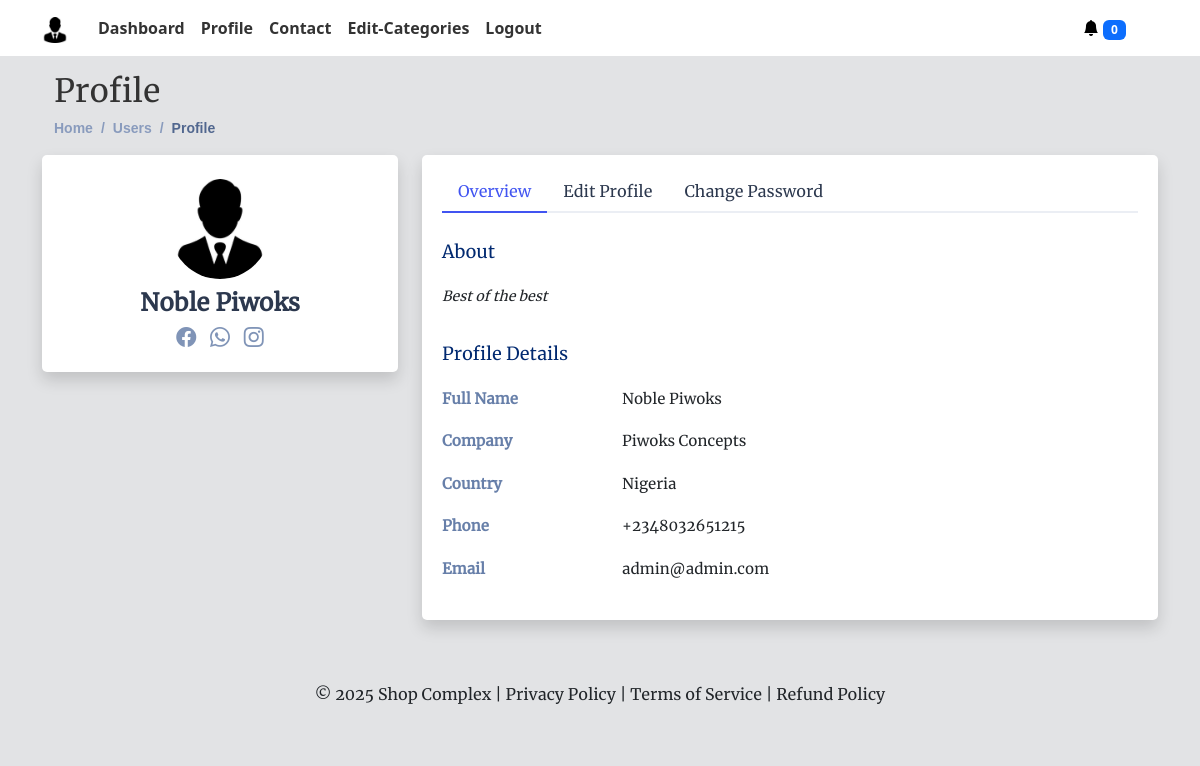
The app's page /profile (signed in) with its own data.
### myapp/models.py (models this page shows, shortened)
class User(AbstractUser):
    profilepic = models.ImageField(upload_to= 'profilepic', null=True, blank=True, default="avatar.png")
    moredesc = models.TextField(null=True, blank=True)
    businessname = models.CharField(
        max_length=100, unique=True, null=True, blank=True)
    slug = models.SlugField(unique=True, null=True, blank=True)
    country = models.CharField(max_length=100, null=True, blank=True)
    state = models.CharField(max_length=100, null=True, blank=True)
    address = models.CharField(max_length=100, null=True, blank=True)
    phone = models.CharField(max_length=100, null=True, blank=True)
    email = models.EmailField(unique=True)
    meansofid = models.CharField(max_length=100, null=True, blank=True)
    idnumber = models.CharField(max_length=100, null=True, blank=True)
    idpic = models.ImageField(upload_to= 'id', null=True, blank=True)
    qrcode = models.ImageField(null=True, blank=True)
    logo = models.ImageField(null=True, blank=True, default="icon.png")
    currency = models.CharField(max_length=10, null=True, blank=True)
    coins = models.IntegerField(blank=True, null=True, default=0)
    whatsapp = models.CharField(max_length=200, null=True, blank=True)
    facebook = models.CharField(max_length=200, null=True, blank=True)
    instagram = models.CharField(max_length=200, null=True, blank=True)
    username = models.CharField(max_length=100, null=True, blank=True)
    password = models.CharField(max_length=128, null=True, blank=True)
    gender = models.CharField(max_length=100, null=True, blank=True)
    updated = models.DateTimeField(auto_now=True, null=True)
    created = models.DateTimeField(auto_now_add=True, null=True)
    subscribed = models.BooleanField(default=False, null=True, blank=True)
    passwordresetcode = models.CharField(max_length=200, null=True, blank=True)
    passwordresetphone = models.CharField(
        max_length=200, null=True, blank=True)
    securityquestion = models.CharField(max_length=200, null=True, blank=True)
    securityanswer = models.CharField(max_length=100, null=True, blank=True)
    date = models.DateTimeField(default=datetime.now())
    trial_start = models.DateTimeField(null=True, blank=True)
    trial_end = models.DateTimeField(null=True, blank=True)
    record = models.FileField(upload_to="records/", blank=True, null=True)
    USERNAME_FIELD = 'email'
    REQUIRED_FIELDS = ['username']
    def save(self, *args, **kwargs):
        if self.pk is None:
            self.trial_start = self.date_joined
            self.trial_end = self.trial_start + \
                timedelta(days=14)  # Adjust trial period as needed
        else:
            self.trial_start = self.date_joined
            self.trial_end = self.trial_start + timedelta(days=14)
            old_user = User.objects.get(pk=self.pk)
            if self.profilepic != old_user.profilepic:
                self.profilepic = self.compress_image(self.profilepic)
            if self.logo != old_user.logo:
                self.logo = self.compress_image(self.logo)
            if old_user.subscribed != self.subscribed:
                if self.subscribed:
                    self.update_slug_activation()
                else:
                    self.slug = None
        if self.trial_end <= timezone.now() and not self.subscribed:
            self.subscribed = False
        else:
            self.subscribed = True
        if self.subscribed:
            self.slug = slugify(self.businessname)
        else:
            self.slug = None
        super(User, self).save(*args, **kwargs)

### myapp/views.py (the view, shortened to what this page needs)
# urls.py: path('profile', views.profile, name='profile'),
@login_required(login_url='loginform')
def profile(request):
    context = {}
    if request.user.is_authenticated:
        password_form = ChangePasswordForm()  # Create ChangePasswordForm instance
        user = request.user
        check_expired(request, user)
        cart = CartItem.objects.filter(slug=request.user.slug)
        carts = cart.values('phone').distinct()
        facebookk = user.facebook
        if facebookk:
            facebook = facebookk[25:]
        else:
            facebook = None
        whatsap = user.whatsapp
        whatsapp = whatsap[14:]
        instagramm = user.instagram
        if instagramm:
            instagram = instagramm[26:]
        else:
            instagram = None
        context = {'facebook': facebook, 'whatsapp': whatsapp,
                   'instagram': instagram, 'password_form': password_form, 'carts': carts}
    return render(request, 'myapp/profile.html', context)

### myapp/models.py (called while the page is built)
@receiver(pre_save, sender=User)
def delete_old_images(sender, instance, **kwargs):
    if instance.pk:
        old_item = User.objects.get(pk=instance.pk)
        if old_item.profilepic != instance.profilepic:
            if str(instance.profilepic) != "avatar.png":
                old_item.profilepic.delete(save=False)
        if old_item.logo != instance.logo:
            if str(instance.logo) != "icon.png":
                old_item.logo.delete(save=False)

### myapp/views.py (called while the page is built)
def check_expired(request, user):
    if Subscription.objects.filter(user=user).exists():
        cancelsub(request, user)
        if Subscription.objects.filter(user=user).exists():
            user.subscribed = True
            user.slug = slugify(user.businessname)
        else:
            user.slug = None
            user.subscribed = False
        user.save()
    else:
        user.slug = None
        user.subscribed = False
    user.save()

### myapp/templates/myapp/profile.html (shortened to what this page needs)
{% extends 'wrapper.html' %}
{% load static %}
{% block content %}
<div class="container my-3">
    <div class="pagetitle">
        <div class="container">
            <h2>Profile</h2>
            <nav>
                <ol class="breadcrumb">
                    <li class="breadcrumb-item"><a href="{% url 'portal' %}">Home</a></li>
                    <li class="breadcrumb-item">Users</li>
                    <li class="breadcrumb-item active">Profile</li>
                </ol>
            </nav>
        </div>
    </div>
    <section class="section profile">
        <div class="row">
            <div class="col-xl-4">
                <div class="card shadow">
                    <div class="card-body profile-card pt-4 d-flex flex-column align-items-center">
                        <img src="{{user.logo.url}}" alt="Profile" class="rounded-circle" style="width: 100px;">
                        <h2>{{user.first_name}} {{user.last_name}}</h2>
                        <div class="social-links mt-2">
                            {% if user.facebook %}
                            <a href="{{user.facebook}}" class="facebook">
                                <i class="bi bi-facebook"></i>
                            </a>
                            {% endif %}
                            {% if user.whatsapp %}
                            <a href="{{user.whatsapp}}" class="whatsapp">
                                <i class="bi bi-whatsapp"></i>
                            </a>
                            {% endif %}
                            {% if user.instagram %}
                            <a href="{{user.instagram}}" class="instagram">
                                <i class="bi bi-instagram"></i>
                            </a>
                            {% endif %}
                        </div>
                    </div>
                </div>
            </div>
            <div class="col-xl-8">
                <div class="card shadow">
                    <div class="card-body pt-3">
                        <ul class="nav nav-tabs nav-tabs-bordered">
                            <li class="nav-item">
                                <button class="nav-link active" data-bs-toggle="tab"
                                    data-bs-target="#profile-overview">Overview</button>
                            </li>
                            <li class="nav-item">
                                <button class="nav-link" id="edit-profile-button" data-bs-toggle="tab"
                                    data-bs-target="#profile-edit">
                                    Edit Profile
                                </button>
                            </li>
                            <li class="nav-item">
                                <button class="nav-link" data-bs-toggle="tab"
                                    data-bs-target="#profile-change-password">Change
                                    Password</button>
                            </li>
                        </ul>
                        <div class="tab-content pt-2">
                            <div class="tab-pane fade show active profile-overview" id="profile-overview">
                                <h5 class="card-title">About</h5>
                                <p class="small fst-italic">{{user.moredesc}}</p>
                                <h5 class="card-title">Profile Details</h5>
                                <div class="row">
                                    <div class="col-lg-3 col-md-4 label ">Full Name</div>
                                    <div class="col-lg-9 col-md-8">{{user.first_name}} {{user.last_name}}</div>
                                </div>
                                <div class="row">
                                    <div class="col-lg-3 col-md-4 label">Company</div>
                                    <div class="col-lg-9 col-md-8">{{user.businessname}}</div>
                                </div>
                                <div class="row">
                                    <div class="col-lg-3 col-md-4 label">Country</div>
                                    <div class="col-lg-9 col-md-8">{{user.country}}</div>
                                </div>
                                <div class="row">
                                    <div class="col-lg-3 col-md-4 label">Phone</div>
                                    <div class="col-lg-9 col-md-8">{{user.phone}}</div>
                                </div>
                                <div class="row">
                                    <div class="col-lg-3 col-md-4 label">Email</div>
                                    <div class="col-lg-9 col-md-8">{{user.email}}</div>
                                </div>
                            </div>
                        </div>
                    </div>
                </div>
            </div>
        </div>
    </section>
</div>
{% endblock content %}

### templates/wrapper.html (shortened to what this page needs)
{% load static %}
<!DOCTYPE html>
<html lang="en">
<head>
    <link rel="stylesheet" href="https://cdnjs.cloudflare.com/ajax/libs/font-awesome/5.15.4/css/all.min.css"
>
    <link href="https://cdn.jsdelivr.net/npm/bootstrap@5.3.3/dist/css/bootstrap.min.css" rel="stylesheet">
    <link href="https://cdnjs.cloudflare.com/ajax/libs/bootstrap-icons/1.8.1/font/bootstrap-icons.min.css" rel="stylesheet">
    <link rel="stylesheet" href="{% static 'assets/style.css' %}">
</head>
<body class="bg-secondary-subtle">
    {% include 'navbar.html' %}
    {% block content %}
    {% endblock content %}
    {% include 'footer.html' %}
</body>
</html>

### templates/navbar.html (shortened to what this page needs)
{% load static %}
<div id="navbar-container">
    <nav class="navbar navbar-expand-lg navbar-light custom-navbar"
        style="font-family: system-ui, -apple-system, BlinkMacSystemFont, 'Segoe UI', Roboto, Oxygen, Ubuntu, Cantarell, 'Open Sans', 'Helvetica Neue', sans-serif">
        <div class="container text-center">
            <div class="col-auto">
                {% if user.is_authenticated %}
                <a href="{% url 'portal' %}" class="navbar-brand text-white logo">
                    <img src="{{user.logo.url}}" alt="logo">
                </a>
                {% else %}
                <a href="{% url 'portal' %}" class="navbar-brand text-white">
                    <i class="bi bi-diamond"></i> Brand Name
                </a>
                {% endif %}
            </div>
            <div class="collapse navbar-collapse" id="navbarNav">
                <ul class="navbar-nav ml-auto">
                    <li class="nav-item">
                        <a class="nav-link" href="{% url 'portal' %}">Dashboard</a>
                    </li>
                    <li class="nav-item">
                        <a class="nav-link" href="{% url 'profile' %}">Profile</a>
                    </li>
                    <li class="nav-item">
                        <a class="nav-link" href="{% url 'contact' %}">Contact</a>
                    </li>
                    <li class="nav-item">
                        <a class="nav-link" href="{% url 'category' %}">Edit-Categories</a>
                    </li>
                    <li class="nav-item">
                        <a class="nav-link" href="{% url 'logout' %}">Logout</a>
                    </li>
                </ul>
            </div>
            <div class="col-auto">
                <div class="dropdown d-inline mx-3">
                    <a href="#" class="text-white dropdown-toggle text-decoration-none" id="notificationsDropdown"
                        role="button" data-bs-toggle="dropdown" aria-haspopup="true" aria-expanded="false">
                        <i class="bi bi-bell-fill text-black"></i>
                        <span class="badge bg-primary">{{ carts.count }}</span>
                    </a>
                </div>
            </div>
        </div>
    </nav>
</div>

### templates/footer.html (shortened to what this page needs)
{% load static %}
<footer class="bg-secondary-subtle text-dark text-center py-3">
  <div class="container">
    <p>
      &copy; <span id="displayYear"></span> Shop Complex |
      <a href="{% url 'privacy_policy' %}" class="text-dark">Privacy Policy</a>
      |
      <a href="{% url 'terms_of_service' %}" class="text-dark"
        >Terms of Service</a
      >
      | <a href="{% url 'refund_policy' %}" class="text-dark">Refund Policy</a>
    </p>
  </div>
</footer>

### static/assets/style.css (style rules this page uses)
:root { scroll-behavior: smooth; }
body { font-family: "Merriweather"; background: #F5F5F5; color: #333333; }
a { color: #4154f1; text-decoration: none; }
.custom-navbar { background-color: #ffffff; }
.navbar-nav .nav-link { color: #343a40; font-weight: bold; }
.profile .profile-card img { max-width: 120px; }
.profile .profile-card h2 { font-size: 24px; font-weight: 700; color: #2c384e; margin: 10px 0 0 0; }
.profile .profile-overview .row { margin-bottom: 20px; font-size: 15px; }
.profile .profile-overview .card-title { color: #012970; }
.profile .profile-overview .label { font-weight: 600; color: rgba(1, 41, 112, 0.6); }
a { text-decoration: none; }
.breadcrumb { font-size: 14px; font-family: "Nunito", sans-serif; color: #899bbd; font-weight: 600; }
.breadcrumb a { color: #899bbd; transition: 0.3s; }
.breadcrumb .breadcrumb-item::before { color: #899bbd; }
.breadcrumb .active { color: #51678f; font-weight: 600; }
.profile .profile-card .social-links a { font-size: 20px; display: inline-block; color: rgba(1, 41, 112, 0.5); line-height: 0; margin: 5px; margin-top: 0; transition: 0.3s; }
.card { margin-bottom: 30px; border: none; border-radius: 5px; box-shadow: 0px 0 30px rgba(166, 184, 12, 0.1); }
.card-body { padding: 0 20px 20px 20px; }
.nav-item .nav-link { color: #333333; }
.card-title { padding: 20px 0 15px 0; font-size: 18px; font-weight: 500; color: #012970; }
.logo img { max-height: 26px; margin-right: 6px; }
footer { text-align: center; color: #7a7a7a; }
.nav-tabs-bordered { border-bottom: 2px solid #ebeef4; }
.nav-tabs-bordered .nav-link { margin-bottom: -2px; border: none; color: #2c384e; }
.nav-tabs-bordered .nav-link.active { background-color: #fff; color: #4154f1; border-bottom: 2px solid #4154f1; }

### records on screen
User: logo (picture), first_name "Noble", last_name "Piwoks", moredesc "Best of the best", businessname "Piwoks Concepts", country "Nigeria", phone "+2348032651215", email "admin@admin.com"

### other values on screen
{{ carts.count }} "0"
